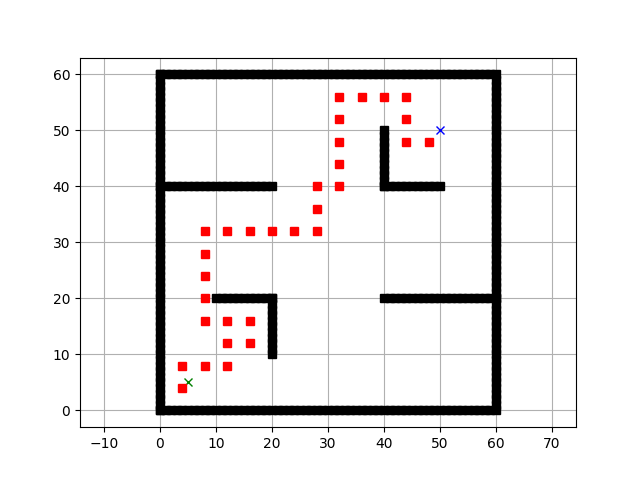

Recreate this plot in Python.
import matplotlib.pyplot as plt
import math
import random
import sys

def near_node(nx, ny, nd_list):
    dist_list = []
    for i in range(len(nd_list)):
        dist = math.sqrt(((nx - nd_list[i][0])**2)+((ny - nd_list[i][1])**2))
        dist_list.append(dist)
    return dist_list.index(min(dist_list))

def planning(sx, sy, gx, gy, ox, oy, grid_size, max_iter):
    min_x = 0
    min_y = 0
    max_x = round(max(ox))
    max_y = round(max(oy))

    x_width = round((max_x - min_x) / grid_size)
    y_width = round((max_y - min_y) / grid_size)

    obstacle_map = [[False for _ in range(y_width)]
                    for _ in range(x_width)]
    for ix in range(x_width):
        x = ix * grid_size
        for iy in range(y_width):
            y = iy * grid_size
            for iox, ioy in zip(ox, oy):
                d = math.hypot(iox - x, ioy - y)
                if d <= 1.0:
                    obstacle_map[ix][iy] = True
                    break

    possible_nodes = [[0 for row in range(y_width)] for col in range(x_width)]
    possible_nodes[round(sy / grid_size)][round(sx / grid_size)] = 5

    nd_list = [(round(sx / grid_size), round(sy / grid_size))]
    connective = {}

    goal = False
    iterations = 0

    while iterations < max_iter:
        nx = random.randint(0, x_width)
        ny = random.randint(0, y_width)

        near_ind = near_node(nx, ny, nd_list)
        near_x = nd_list[near_ind][0]
        near_y = nd_list[near_ind][1]
        near_point = near_x, near_y

        delta_x = nx - near_x
        delta_y = ny - near_y

        if abs(delta_x) >= abs(delta_y):
            delta_x = 1 if delta_x > 0 else -1
            delta_y = 0
        else:
            delta_y = 1 if delta_y > 0 else -1
            delta_x = 0

        nd = near_x + delta_x, near_y + delta_y

        if 0 <= nd[0] < x_width and 0 <= nd[1] < y_width:
            if possible_nodes[nd[1]][nd[0]] == 0 and obstacle_map[nd[0]][nd[1]] == 0:
                possible_nodes[nd[1]][nd[0]] = 3
                nd_list.append(nd)
                connective[nd] = near_point
                if nd[0] == round(gx / grid_size) and nd[1] == round(gy / grid_size):
                    print("Goal found!")
                    goal = True
                    break
        iterations += 1

    if goal == True:
        route = []
        connecting = nd
        route.append(connecting)
        while connecting in connective:
            route.append(connective[connecting])
            connecting = connective[connecting]
            route.sort()

        px = []
        py = []

        for i in range(0, len(route)):
            px.append(route[i][0] * grid_size)
            py.append(route[i][1] * grid_size)

        return px, py

    else:
        print("Path not found")
        sys.exit(0)

def preprocess():
    sx = 5.0
    sy = 5.0
    gx = 50.0
    gy = 50.0
    grid_size = 4.0
    max_iter = 1000

    ox, oy = [], []
    for i in range(0, 60):
        ox.append(i)
        oy.append(0.0)
    for i in range(0, 60):
        ox.append(60.0)
        oy.append(i)
    for i in range(0, 61):
        ox.append(i)
        oy.append(60.0)
    for i in range(0, 61):
        ox.append(0.0)
        oy.append(i)
    for i in range(11):
        ox.append(i + 10)
        oy.append(20)
    for i in range(11):
        oy.append(i + 10)
        ox.append(20)
    for i in range(11):
        ox.append(i + 40)
        oy.append(40)
    for i in range(11):
        oy.append(i + 40)
        ox.append(40)
    for i in range(21):
        ox.append(i + 40)
        oy.append(20)
    for i in range(21):
        ox.append(i)
        oy.append(40)

    plt.plot(ox, oy, "sk")
    plt.plot(sx, sy, "xg")
    plt.plot(gx, gy, "xb")
    plt.grid(True)
    plt.axis("equal")

    px, py = planning(sx, sy, gx, gy, ox, oy, grid_size, max_iter)

    plt.plot(px, py, "sr")
    plt.pause(0.01)
    plt.show()

if __name__ == '__main__':
    preprocess()
